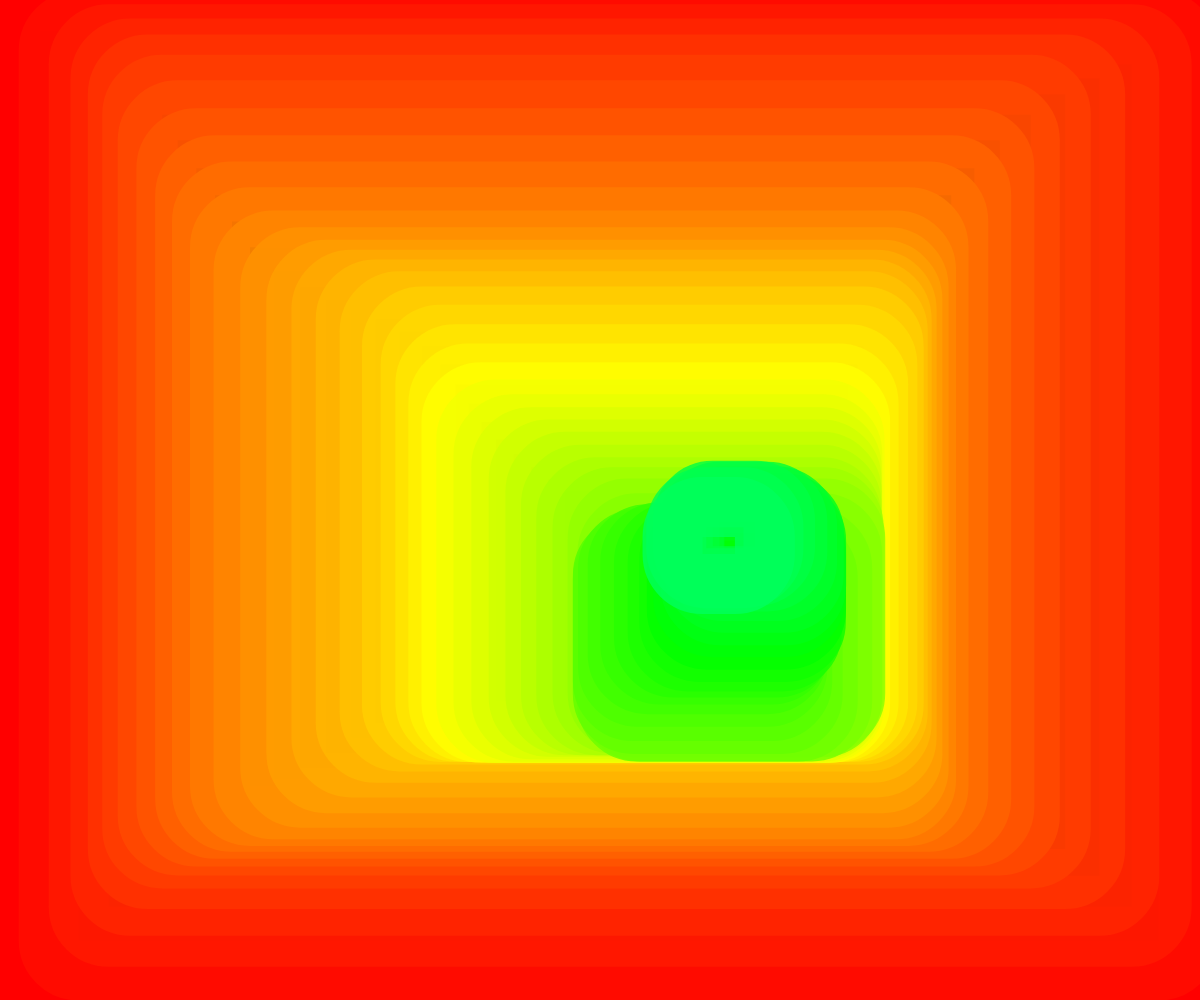
Frame 1 (no input)
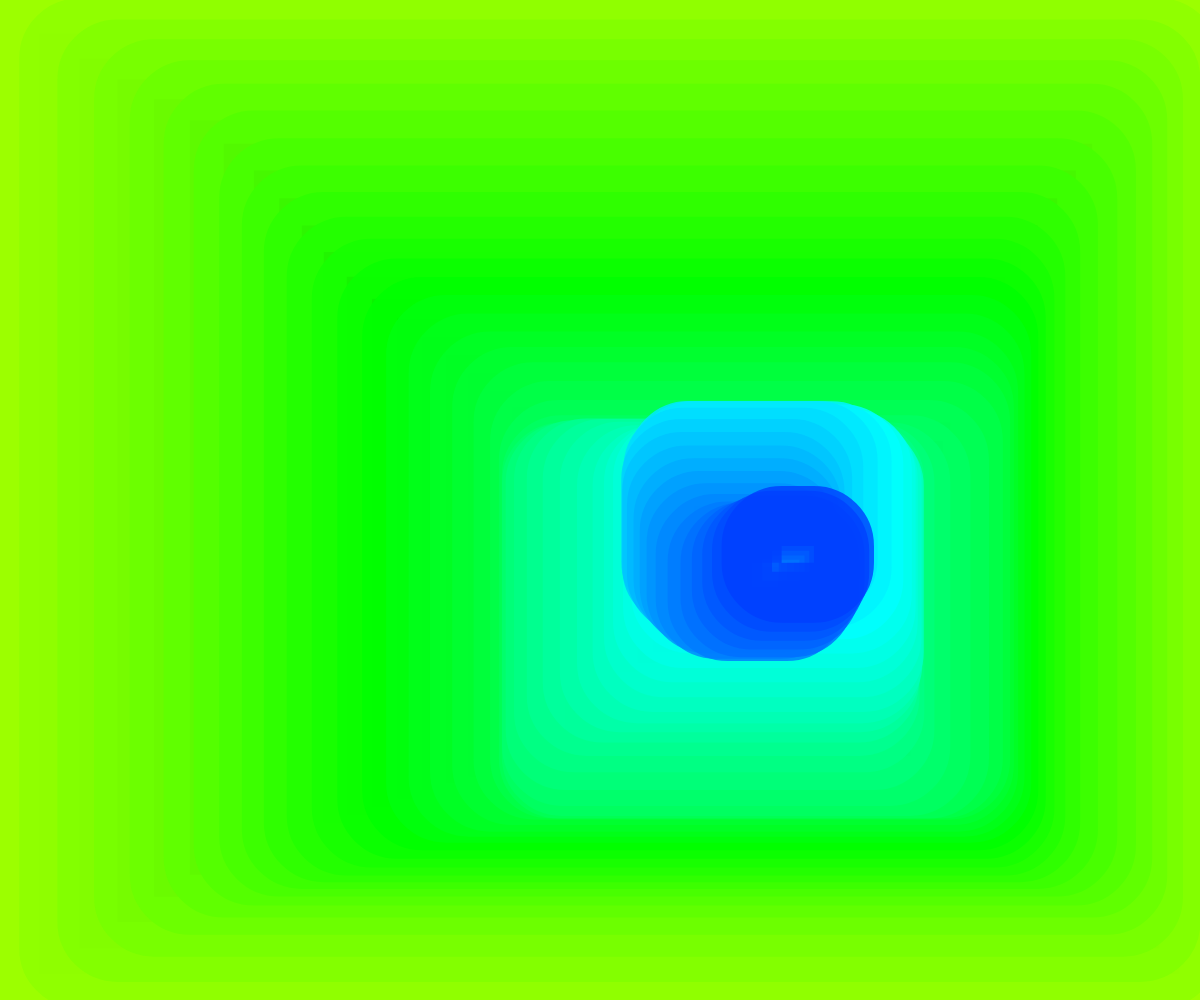
Frame 60 (no input)
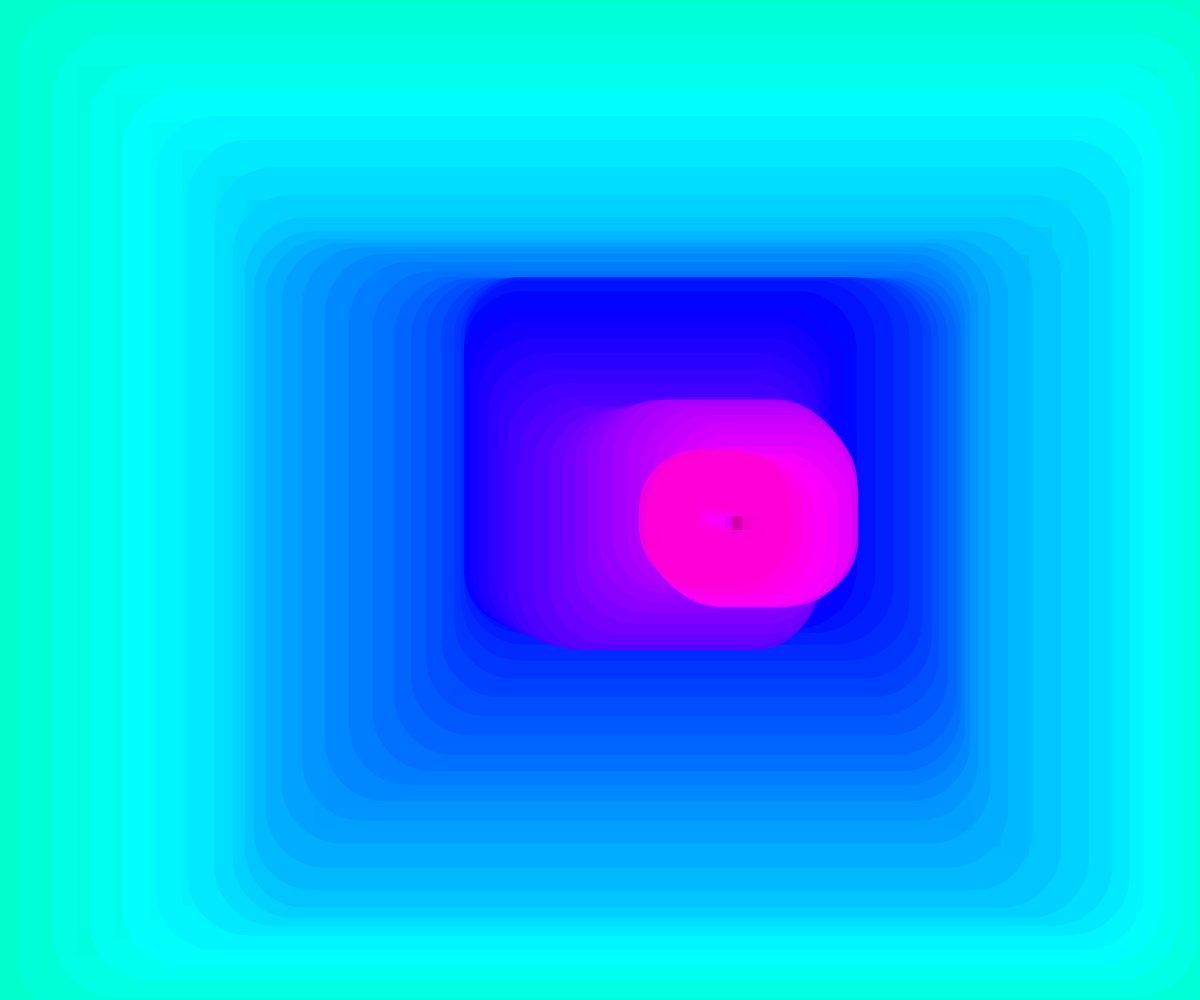
Frame 120 (the mouse pressed at the canvas centre since frame 60)

The p5.js sketch that drew these frames (run headless with seeded random() and noise() and a simulated clock; from frame 60 on, the mouse is pressed at the canvas centre):

// p5.js sketch
// ── sketch.js
m = 0;
C = 0;



function setup() {
    createCanvas(window.innerWidth, window.innerHeight);
    background(0);
    rectMode(CENTER);
    noFill();
    colorMode(HSB, 255);
}


function draw() {
    background(0);
    C+=0.2;
    x = width/2;
    y = height/2;
    alpha = 255
    for(let i = 0; i < 100; i++)
    {
        r = noise((i + C)*0.05)*TAU*3;
        x += cos(r)*10;
        y += sin(r)*10;
        p = pow(0.95, i);
        if(i > 50) alpha = 0;
        stroke((m + i * 2)%255, (y), (x - i), alpha);
        strokeWeight(60);
        rect(x , y, width*p, p*height, 30, 30);
        m += 0.01;
        alpha -= 1;
    }
}
